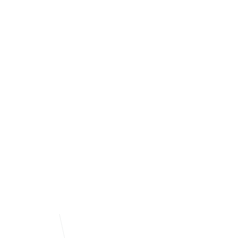
Frame 1 (no input)
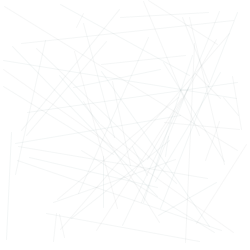
Frame 60 (the mouse pressed at the canvas centre just before this capture)
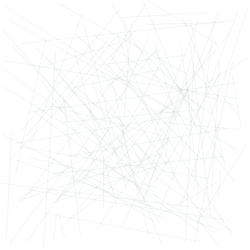
Frame 120 (the mouse held since frame 60 and released just before this capture)

The Processing sketch that drew these frames (run headless with seeded random() and noise(); from frame 60 on, the mouse is pressed at the canvas centre):

// Processing sketch: processing_63621
// ── processing_63621.pde

int counter;
PVector uno;
PVector dos;

void setup() {  //setup function called initially, only once
  uno = new PVector(0,0);
  dos = new PVector(250,250);
  size(250, 250);
  background(255);  //set background white
  colorMode(RGB);   //set colors to Hue, Saturation, Brightness mode
  counter = 0;
  strokeWeight(1);
}


void mouseClicked() {
    if (mouseButton == LEFT) {
        uno = new PVector(mouseX, mouseY);
    } else {
        dos = new PVector(mouseX, mouseY);
    }
}

void keyPressed() {
  background(255);
}

void draw() {  //draw function loops 
  counter++;
  stroke(random(50,100),100,100,15);
  line(random(uno.x,dos.x),random(uno.y,dos.y),random(uno.x,dos.x),random(uno.y,dos.y));  
}
